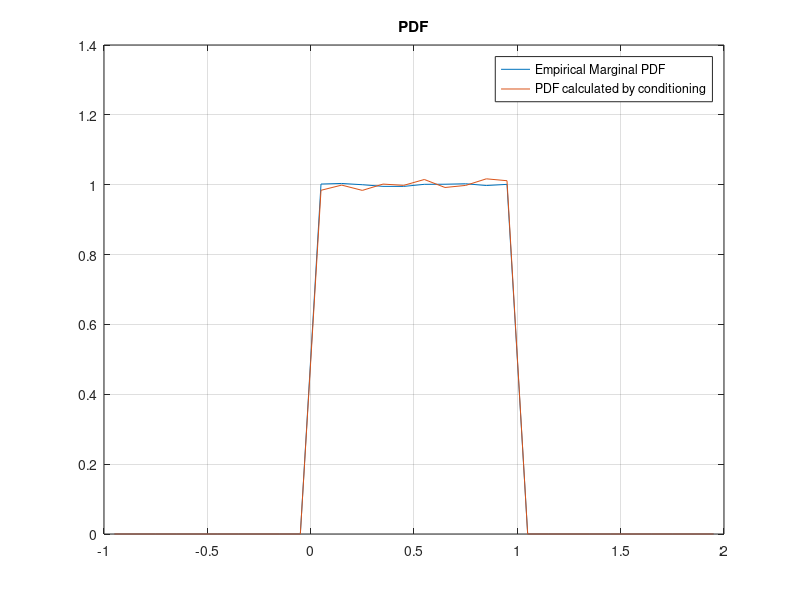

MATLAB code to generate this figure:
%% Joint PDF of X and Y
N = 1000000;
X_val = rand([1, N]);
Y_val = rand([1, N]);
dx = 0.1;
nx = -1:dx:2;
binx = nx - 0.05;
binx = binx(2:length(binx));
dy = 0.1;
ny = -1:dy:2;
biny = ny - 0.05;
biny = biny(2:length(biny));
[BIN_X, BIN_Y] = meshgrid(binx, biny);
Z = zeros([length(binx), length(biny)]);
lessX = zeros([1, N]);
moreX = zeros([1, N]);
lessY = zeros([1, N]);
moreY = zeros([1, N]);
for i = 1:length(binx)
    for j = 1:length(biny)
        lessX = X_val < (BIN_X(i, j) + 0.5*dx);
        moreX = X_val > (BIN_X(i, j) - 0.5*dx);
        lessY = Y_val < (BIN_Y(i, j) + 0.5*dy);
        moreY = Y_val > (BIN_Y(i, j) - 0.5*dy);
        Z(i, j) = sum(lessX & moreX & lessY & moreY)/N;
    end
end

surf(BIN_X, BIN_Y, Z/(dx*dy));
xlabel('X');
ylabel('Y');
zlabel('PDF');
title('Joint PDF of X and Y');
colorbar

%% Empirical Marginal Distribution
pdf_x = zeros([1, length(binx)]);
less_x = zeros([1, N]);
more_x = zeros([1, N]);
for i = 1:length(binx)
    less_x = X_val <(binx(i) + 0.5*dx);
    more_x = X_val >(binx(i) - 0.5*dx);
    pdf_x(i) = sum(less_x & more_x)/N;
end

plot(binx, pdf_x/dx); hold on
grid on
title('Empirical Marginal PDF');


%% Marginal Calculated by conditioning on Y
epsilon = 0.1;
lt = 0.3;
ht = 0.3 + epsilon;
mask = (Y_val < (0.3+epsilon)) & (Y_val > 0.3) ;
Y_new = Y_val(mask);
Y_new = Y_new(Y_new~=0);
X_new = X_val(mask);
X_new = X_new(X_new~=0);
pdf_x_new = zeros([1, length(binx)]);
less_x_new = zeros([1, N]);
more_x_new = zeros([1, N]);
for i = 1:length(binx)
    less_x_new = X_new <(binx(i) + 0.5*dx);
    more_x_new = X_new >(binx(i) - 0.5*dx);
    pdf_x_new(i) = sum(less_x_new & more_x_new)/(length(X_new));
end

plot(binx, pdf_x_new/dx);
grid on
legend({'Empirical Marginal PDF', 'PDF calculated by conditioning'});
title('PDF');
